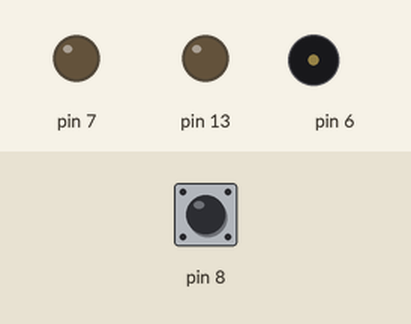
This sketch was run on a simulated Arduino Uno, built with avr-gcc and run on an emulated ATmega328P. On the bench: output pins drawn as LEDs (lit = HIGH), buzzer (waves = sounding). Inputs (shaded band) come from the test bench; at power-on: pin 8 HIGH.

Above: at 1.2 s.
1.3 s: pin 8 pulled LOW for 0.15 s
At 1.8 s:
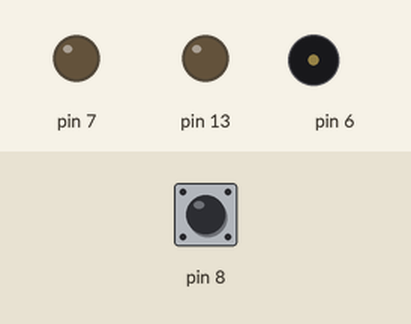
3.0 s: pin 8 pulled LOW for 3.2 s
At 4.2 s:
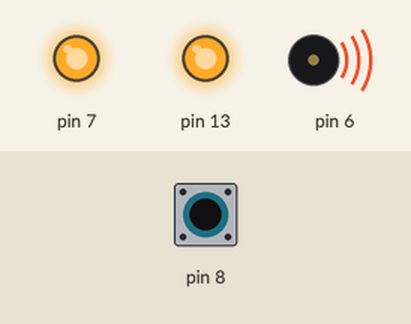
Timing chart, 0 to 7.7 s (numbered marks = the images above; inputs shaded):
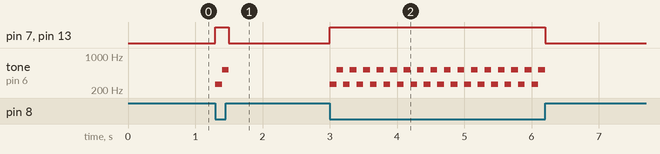

The sketch:

tone_intro.ino
```cpp
/*
Morse Code Key:
dot = LED on for 100 ms, then LED off for 100 ms
dash = LED on for 300 ms, then LED off for 100 ms
End of Letter = LED off for 1000 ms
End of Word = LED off for 2000 ms

*/


void setup() {
  pinMode(8,INPUT_PULLUP);


  pinMode(6,OUTPUT);
  pinMode(7,OUTPUT);
  pinMode(13,OUTPUT);


}

void loop() {

  if (digitalRead(8) == LOW) {
    digitalWrite(7,HIGH);
    digitalWrite(13,HIGH);

    tone(6,261);

    delay(100);

    tone(6,523);

    delay(100);


  }
  else {
    digitalWrite(7,LOW);
    digitalWrite(13,LOW);

    noTone(6);

  }

}
```

ultrasonic_function.ino
```cpp
int ultrasonic(int trig_pin, int echo_pin) {

  long time;
  float distance;

  //-trigger a sound
  // send out trigger signal
  digitalWrite(trig_pin, LOW);
  delayMicroseconds(2);
  digitalWrite(trig_pin, HIGH);
  delayMicroseconds(20);
  digitalWrite(trig_pin, LOW);

  //- a sound has gone out!!
  //- wait for a sound to come back

  time = pulseIn(echo_pin, HIGH);

  //- calculate the distance in centimeters
  distance = 0.01715 * time;

  return distance;

}
```

Measured:
- after the input at 1.3 s, pin 7, pin 13: LOW → HIGH at once, → LOW 0.20 s later; tone on pin 6: silent → 261 Hz at once, → 523 Hz 0.10 s later, → silent 0.10 s later
- after the input at 3.0 s, pin 7, pin 13: LOW → HIGH at once, → LOW 3.2 s later; tone on pin 6: silent → 261 Hz at once, then repeats every 0.20 s: 523 Hz 0.10 s, 261 Hz 0.10 s, until it stays silent from 6.2 s
